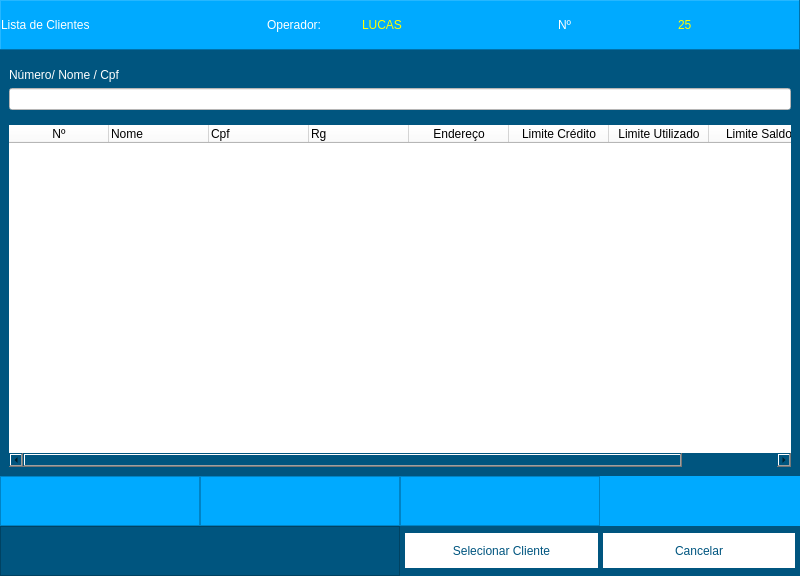
<?xml version="1.0" encoding="UTF-8"?>
<ui version="4.0">
 <class>Lista_Cliente</class>
 <widget class="QMainWindow" name="Lista_Cliente">
  <property name="windowModality">
   <enum>Qt::ApplicationModal</enum>
  </property>
  <property name="geometry">
   <rect>
    <x>0</x>
    <y>0</y>
    <width>800</width>
    <height>576</height>
   </rect>
  </property>
  <property name="minimumSize">
   <size>
    <width>800</width>
    <height>576</height>
   </size>
  </property>
  <property name="maximumSize">
   <size>
    <width>800</width>
    <height>576</height>
   </size>
  </property>
  <property name="windowTitle">
   <string>Lista_Cliente</string>
  </property>
  <widget class="QWidget" name="centralwidget">
   <layout class="QGridLayout" name="gridLayout_5">
    <property name="leftMargin">
     <number>0</number>
    </property>
    <property name="topMargin">
     <number>0</number>
    </property>
    <property name="rightMargin">
     <number>0</number>
    </property>
    <property name="bottomMargin">
     <number>0</number>
    </property>
    <property name="verticalSpacing">
     <number>0</number>
    </property>
    <item row="0" column="0">
     <widget class="QStackedWidget" name="stackedWidget">
      <property name="currentIndex">
       <number>0</number>
      </property>
      <widget class="QWidget" name="Venda">
       <layout class="QVBoxLayout" name="verticalLayout_4">
        <property name="spacing">
         <number>0</number>
        </property>
        <property name="leftMargin">
         <number>0</number>
        </property>
        <property name="topMargin">
         <number>0</number>
        </property>
        <property name="rightMargin">
         <number>0</number>
        </property>
        <property name="bottomMargin">
         <number>0</number>
        </property>
        <item>
         <widget class="QFrame" name="frame_2">
          <property name="minimumSize">
           <size>
            <width>0</width>
            <height>50</height>
           </size>
          </property>
          <property name="styleSheet">
           <string notr="true">background-color: rgb(0, 170, 255);</string>
          </property>
          <property name="frameShape">
           <enum>QFrame::Panel</enum>
          </property>
          <property name="frameShadow">
           <enum>QFrame::Raised</enum>
          </property>
          <layout class="QHBoxLayout" name="horizontalLayout">
           <property name="spacing">
            <number>0</number>
           </property>
           <property name="leftMargin">
            <number>0</number>
           </property>
           <property name="topMargin">
            <number>0</number>
           </property>
           <property name="rightMargin">
            <number>0</number>
           </property>
           <property name="bottomMargin">
            <number>0</number>
           </property>
           <item>
            <widget class="QFrame" name="frame_5">
             <property name="frameShape">
              <enum>QFrame::NoFrame</enum>
             </property>
             <property name="frameShadow">
              <enum>QFrame::Raised</enum>
             </property>
             <layout class="QHBoxLayout" name="horizontalLayout_2">
              <property name="spacing">
               <number>0</number>
              </property>
              <property name="leftMargin">
               <number>0</number>
              </property>
              <property name="topMargin">
               <number>0</number>
              </property>
              <property name="rightMargin">
               <number>0</number>
              </property>
              <property name="bottomMargin">
               <number>0</number>
              </property>
              <item>
               <widget class="QLabel" name="Lb_Comanda_Mesa">
                <property name="styleSheet">
                 <string notr="true">color: rgb(255, 255, 255);
font: 75 16pt &quot;MS Shell Dlg 2&quot;;</string>
                </property>
                <property name="text">
                 <string>Lista de Clientes</string>
                </property>
               </widget>
              </item>
             </layout>
            </widget>
           </item>
           <item>
            <widget class="QFrame" name="frame_6">
             <property name="frameShape">
              <enum>QFrame::NoFrame</enum>
             </property>
             <property name="frameShadow">
              <enum>QFrame::Raised</enum>
             </property>
             <layout class="QHBoxLayout" name="horizontalLayout_3">
              <property name="spacing">
               <number>0</number>
              </property>
              <property name="leftMargin">
               <number>0</number>
              </property>
              <property name="topMargin">
               <number>0</number>
              </property>
              <property name="rightMargin">
               <number>0</number>
              </property>
              <property name="bottomMargin">
               <number>0</number>
              </property>
              <item>
               <widget class="QLabel" name="label_2">
                <property name="maximumSize">
                 <size>
                  <width>95</width>
                  <height>16777215</height>
                 </size>
                </property>
                <property name="styleSheet">
                 <string notr="true">color: rgb(255, 255, 255);
font: 75 16pt &quot;MS Shell Dlg 2&quot;;</string>
                </property>
                <property name="text">
                 <string>Operador:</string>
                </property>
               </widget>
              </item>
              <item>
               <widget class="QLabel" name="Lb_Nome_Perador">
                <property name="styleSheet">
                 <string notr="true">color: rgb(255, 255, 0);
font: 75 16pt &quot;MS Shell Dlg 2&quot;;</string>
                </property>
                <property name="text">
                 <string>LUCAS</string>
                </property>
               </widget>
              </item>
             </layout>
            </widget>
           </item>
           <item>
            <widget class="QFrame" name="frame_7">
             <property name="frameShape">
              <enum>QFrame::NoFrame</enum>
             </property>
             <property name="frameShadow">
              <enum>QFrame::Raised</enum>
             </property>
             <layout class="QHBoxLayout" name="horizontalLayout_7">
              <property name="spacing">
               <number>0</number>
              </property>
              <property name="leftMargin">
               <number>0</number>
              </property>
              <property name="topMargin">
               <number>0</number>
              </property>
              <property name="rightMargin">
               <number>0</number>
              </property>
              <property name="bottomMargin">
               <number>0</number>
              </property>
              <item>
               <widget class="QLabel" name="label_8">
                <property name="maximumSize">
                 <size>
                  <width>95</width>
                  <height>16777215</height>
                 </size>
                </property>
                <property name="styleSheet">
                 <string notr="true">color: rgb(255, 255, 255);
font: 75 16pt &quot;MS Shell Dlg 2&quot;;</string>
                </property>
                <property name="text">
                 <string>Nº</string>
                </property>
               </widget>
              </item>
              <item>
               <widget class="QLabel" name="Lb_Numero_Pedido">
                <property name="maximumSize">
                 <size>
                  <width>95</width>
                  <height>16777215</height>
                 </size>
                </property>
                <property name="styleSheet">
                 <string notr="true">color: rgb(255, 255, 0);
font: 75 16pt &quot;MS Shell Dlg 2&quot;;</string>
                </property>
                <property name="text">
                 <string>25</string>
                </property>
               </widget>
              </item>
             </layout>
            </widget>
           </item>
          </layout>
         </widget>
        </item>
        <item>
         <widget class="QFrame" name="frame">
          <property name="styleSheet">
           <string notr="true">background-color: rgb(0, 85, 127);</string>
          </property>
          <property name="frameShape">
           <enum>QFrame::NoFrame</enum>
          </property>
          <property name="frameShadow">
           <enum>QFrame::Raised</enum>
          </property>
          <layout class="QGridLayout" name="gridLayout">
           <item row="0" column="0">
            <widget class="QFrame" name="frame_14">
             <property name="minimumSize">
              <size>
               <width>0</width>
               <height>50</height>
              </size>
             </property>
             <property name="styleSheet">
              <string notr="true">background-color: rgb(0, 85, 127);</string>
             </property>
             <property name="frameShape">
              <enum>QFrame::NoFrame</enum>
             </property>
             <property name="frameShadow">
              <enum>QFrame::Raised</enum>
             </property>
             <layout class="QGridLayout" name="gridLayout_2">
              <property name="leftMargin">
               <number>0</number>
              </property>
              <property name="rightMargin">
               <number>0</number>
              </property>
              <item row="1" column="0">
               <widget class="QLineEdit" name="tx_BuscaClientes_Venda">
                <property name="minimumSize">
                 <size>
                  <width>350</width>
                  <height>0</height>
                 </size>
                </property>
                <property name="styleSheet">
                 <string notr="true">background-color: rgb(255, 255, 255);</string>
                </property>
               </widget>
              </item>
              <item row="0" column="0">
               <widget class="QLabel" name="label">
                <property name="styleSheet">
                 <string notr="true">color: rgb(255, 255, 255);</string>
                </property>
                <property name="text">
                 <string>Número/ Nome / Cpf</string>
                </property>
               </widget>
              </item>
             </layout>
            </widget>
           </item>
           <item row="1" column="0">
            <widget class="QTableWidget" name="tableWidget_cliente">
             <property name="styleSheet">
              <string notr="true">background-color: rgb(255, 255, 255);</string>
             </property>
             <property name="frameShape">
              <enum>QFrame::NoFrame</enum>
             </property>
             <column>
              <property name="text">
               <string>Nº</string>
              </property>
             </column>
             <column>
              <property name="text">
               <string>Nome</string>
              </property>
              <property name="textAlignment">
               <set>AlignLeading|AlignVCenter</set>
              </property>
             </column>
             <column>
              <property name="text">
               <string>Cpf</string>
              </property>
              <property name="textAlignment">
               <set>AlignLeading|AlignVCenter</set>
              </property>
             </column>
             <column>
              <property name="text">
               <string>Rg</string>
              </property>
              <property name="textAlignment">
               <set>AlignLeading|AlignVCenter</set>
              </property>
             </column>
             <column>
              <property name="text">
               <string>Endereço</string>
              </property>
             </column>
             <column>
              <property name="text">
               <string>Limite Crédito</string>
              </property>
             </column>
             <column>
              <property name="text">
               <string>Limite Utilizado</string>
              </property>
             </column>
             <column>
              <property name="text">
               <string>Limite Saldo</string>
              </property>
             </column>
            </widget>
           </item>
          </layout>
         </widget>
        </item>
        <item>
         <widget class="QFrame" name="frame_4">
          <property name="minimumSize">
           <size>
            <width>0</width>
            <height>50</height>
           </size>
          </property>
          <property name="styleSheet">
           <string notr="true">background-color: rgb(0, 170, 255);</string>
          </property>
          <property name="frameShape">
           <enum>QFrame::NoFrame</enum>
          </property>
          <property name="frameShadow">
           <enum>QFrame::Raised</enum>
          </property>
          <layout class="QHBoxLayout" name="horizontalLayout_4">
           <property name="spacing">
            <number>0</number>
           </property>
           <property name="leftMargin">
            <number>0</number>
           </property>
           <property name="topMargin">
            <number>0</number>
           </property>
           <property name="rightMargin">
            <number>0</number>
           </property>
           <property name="bottomMargin">
            <number>0</number>
           </property>
           <item>
            <widget class="QFrame" name="frame_11">
             <property name="frameShape">
              <enum>QFrame::StyledPanel</enum>
             </property>
             <property name="frameShadow">
              <enum>QFrame::Raised</enum>
             </property>
             <layout class="QVBoxLayout" name="verticalLayout_2"/>
            </widget>
           </item>
           <item>
            <widget class="QFrame" name="frame_8">
             <property name="frameShape">
              <enum>QFrame::StyledPanel</enum>
             </property>
             <property name="frameShadow">
              <enum>QFrame::Raised</enum>
             </property>
            </widget>
           </item>
           <item>
            <widget class="QFrame" name="frame_9">
             <property name="frameShape">
              <enum>QFrame::StyledPanel</enum>
             </property>
             <property name="frameShadow">
              <enum>QFrame::Raised</enum>
             </property>
            </widget>
           </item>
           <item>
            <widget class="QFrame" name="frame_10">
             <property name="frameShape">
              <enum>QFrame::NoFrame</enum>
             </property>
             <property name="frameShadow">
              <enum>QFrame::Raised</enum>
             </property>
             <layout class="QVBoxLayout" name="verticalLayout_3">
              <property name="spacing">
               <number>0</number>
              </property>
              <property name="leftMargin">
               <number>0</number>
              </property>
              <property name="topMargin">
               <number>0</number>
              </property>
              <property name="rightMargin">
               <number>0</number>
              </property>
              <property name="bottomMargin">
               <number>0</number>
              </property>
             </layout>
            </widget>
           </item>
          </layout>
         </widget>
        </item>
        <item>
         <widget class="QFrame" name="frame_3">
          <property name="minimumSize">
           <size>
            <width>0</width>
            <height>50</height>
           </size>
          </property>
          <property name="styleSheet">
           <string notr="true">background-color: rgb(0, 85, 127);</string>
          </property>
          <property name="frameShape">
           <enum>QFrame::NoFrame</enum>
          </property>
          <property name="frameShadow">
           <enum>QFrame::Raised</enum>
          </property>
          <layout class="QHBoxLayout" name="horizontalLayout_5">
           <property name="spacing">
            <number>0</number>
           </property>
           <property name="leftMargin">
            <number>0</number>
           </property>
           <property name="topMargin">
            <number>0</number>
           </property>
           <property name="rightMargin">
            <number>0</number>
           </property>
           <property name="bottomMargin">
            <number>0</number>
           </property>
           <item>
            <widget class="QFrame" name="frame_12">
             <property name="styleSheet">
              <string notr="true"/>
             </property>
             <property name="frameShape">
              <enum>QFrame::StyledPanel</enum>
             </property>
             <property name="frameShadow">
              <enum>QFrame::Raised</enum>
             </property>
            </widget>
           </item>
           <item>
            <widget class="QFrame" name="frame_13">
             <property name="frameShape">
              <enum>QFrame::NoFrame</enum>
             </property>
             <property name="frameShadow">
              <enum>QFrame::Raised</enum>
             </property>
             <layout class="QHBoxLayout" name="horizontalLayout_6">
              <property name="spacing">
               <number>5</number>
              </property>
              <property name="leftMargin">
               <number>5</number>
              </property>
              <property name="topMargin">
               <number>0</number>
              </property>
              <property name="rightMargin">
               <number>5</number>
              </property>
              <property name="bottomMargin">
               <number>0</number>
              </property>
              <item>
               <widget class="QPushButton" name="Bt_SelecionaCliente">
                <property name="minimumSize">
                 <size>
                  <width>0</width>
                  <height>35</height>
                 </size>
                </property>
                <property name="styleSheet">
                 <string notr="true">background-color: rgb(255, 255, 255);
color: rgb(0, 85, 127);
border-radius: 45px;
font: 75 10pt &quot;MS Shell Dlg 2&quot;;</string>
                </property>
                <property name="text">
                 <string>Selecionar Cliente</string>
                </property>
               </widget>
              </item>
              <item>
               <widget class="QPushButton" name="Bt_Cancelar">
                <property name="minimumSize">
                 <size>
                  <width>0</width>
                  <height>35</height>
                 </size>
                </property>
                <property name="styleSheet">
                 <string notr="true">background-color: rgb(255, 255, 255);
color: rgb(0, 85, 127);
border-radius: 45px;
font: 75 10pt &quot;MS Shell Dlg 2&quot;;</string>
                </property>
                <property name="text">
                 <string>Cancelar</string>
                </property>
               </widget>
              </item>
             </layout>
            </widget>
           </item>
          </layout>
         </widget>
        </item>
       </layout>
      </widget>
     </widget>
    </item>
   </layout>
  </widget>
 </widget>
 <tabstops>
  <tabstop>tx_BuscaClientes_Venda</tabstop>
  <tabstop>Bt_SelecionaCliente</tabstop>
  <tabstop>Bt_Cancelar</tabstop>
 </tabstops>
 <resources/>
 <connections/>
</ui>
